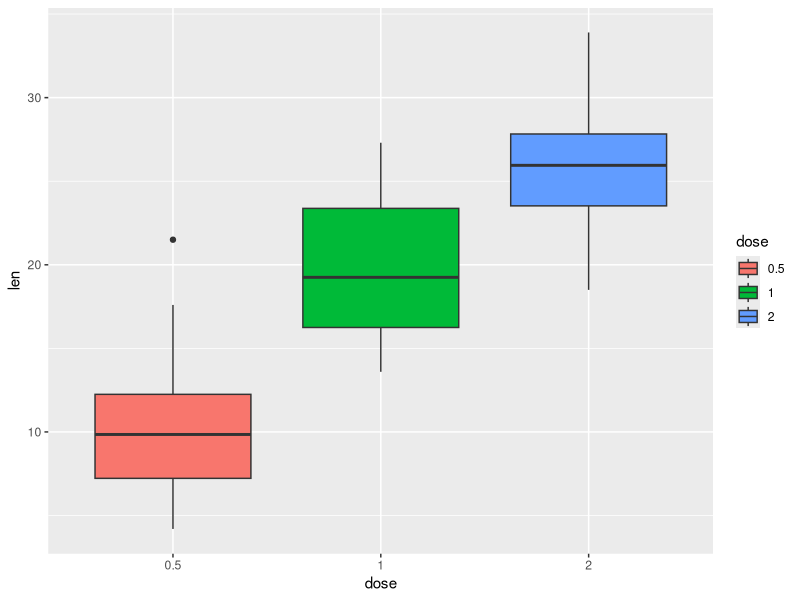
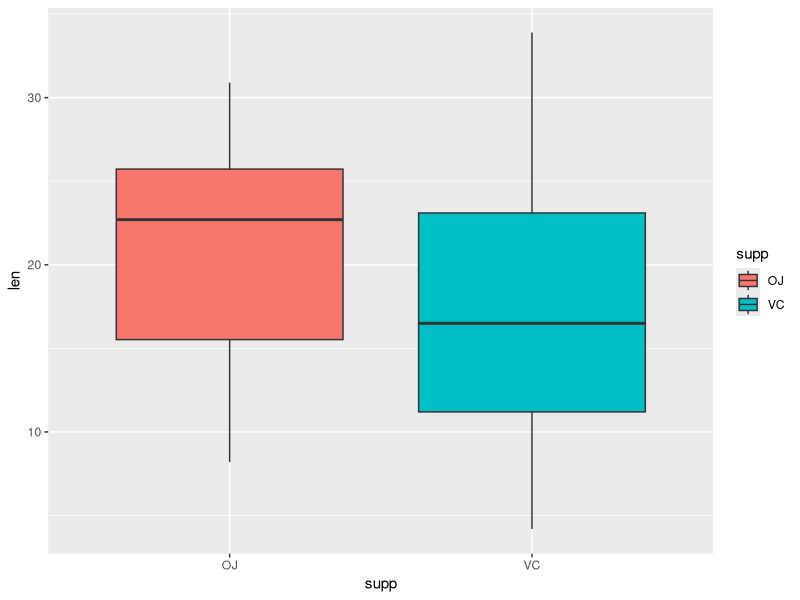

Source code (R) for these figures, in order:
## ---- chunk 1
library(datasets)
library(ggplot2)
data(ToothGrowth)
## ---- chunk 2
str(ToothGrowth)
head(ToothGrowth)
## ---- chunk 3
ToothGrowth$dose <- as.factor(ToothGrowth$dose)
## ---- chunk 4
summary(ToothGrowth)
## ---- chunk 5
table(ToothGrowth$dose, ToothGrowth$supp)

ggplot(aes(x=dose, y=len), data=ToothGrowth) + geom_boxplot(aes(fill=dose))

ggplot(aes(x=supp, y=len), data=ToothGrowth) + geom_boxplot(aes(fill=supp))
## ---- chunk 6
t.test(len ~ supp, data = ToothGrowth)
## ---- chunk 7
DosePair_1 <- subset (ToothGrowth, dose %in% c(0.5, 1.0)) 
DosePair_2 <- subset (ToothGrowth, dose %in% c(1.0, 2.0)) 
## ---- chunk 8
t.test(len ~ dose, data = DosePair_1)
## ---- chunk 9
t.test(len ~ dose, data = DosePair_2)
